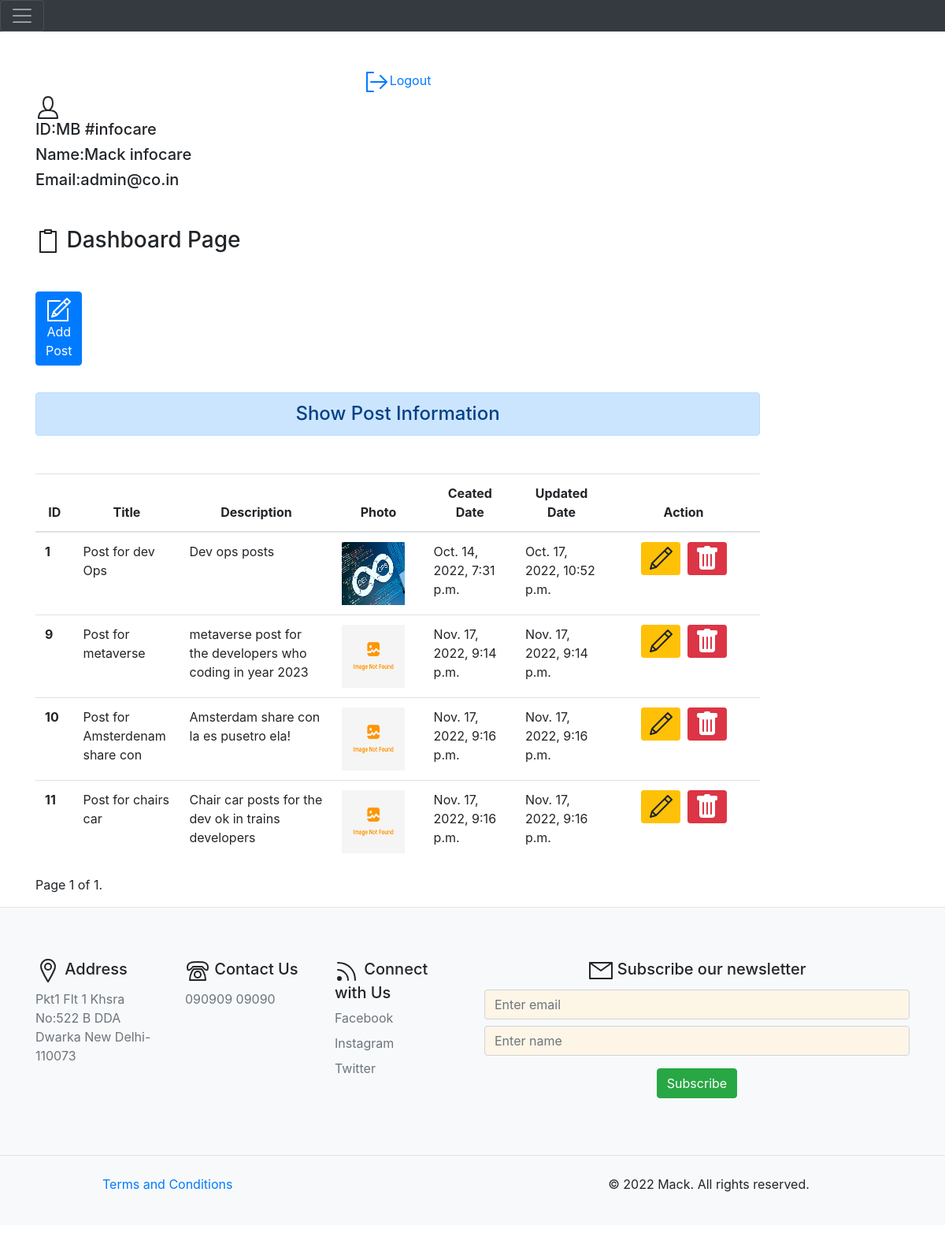
Before: /dashboard/ (signed in) with the older database file.
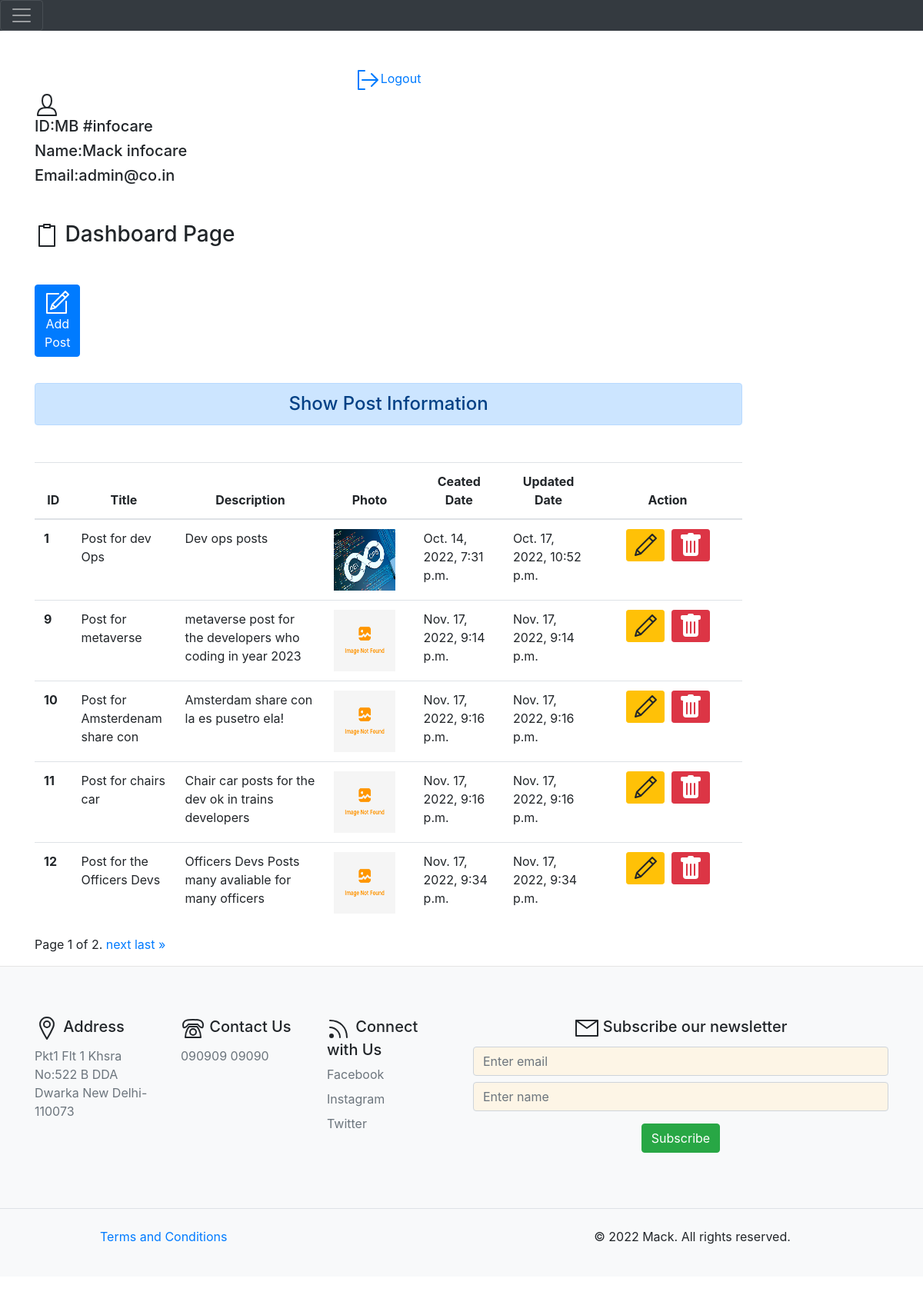
After: the same page with the newer database file.
### blog/models.py (models this page shows, shortened)
class Post(models.Model):
    title = models.CharField(max_length=500)
    description = models.TextField(max_length=500)
    photo = models.ImageField(upload_to='static/images/',blank=True)
    created_at = models.DateTimeField(auto_now_add=True)
    updated_at = models.DateTimeField(auto_now=True)
    class Meta:
        verbose_name = 'Post'
        verbose_name_plural = 'Post'

class Footer(models.Model):
    address = models.TextField(max_length=500)
    contact = PhoneNumberField(blank=True,null=True)
    facebook_link = models.URLField(blank=True,null=True)
    instagram_link = models.URLField(blank=True,null=True)
    twitter_link = models.URLField(blank=True,null=True)
    class Meta:
        verbose_name = 'Footer'
        verbose_name_plural = 'Footer'

### blog/views.py (the view)
# urls.py: path('dashboard/', views.dashboard, name="dashboard"),
def dashboard(request):
    footer = Footer.objects.filter().first()
    if request.user.is_authenticated:
        posts = Post.objects.all()
        paginator = Paginator(posts, 5)
        page_number = request.GET.get('page')
        page_obj = paginator.get_page(page_number)
        user = request.user
        full_name = user.get_full_name()
        email = user.email
        gps = user.groups.all()
        short_name = user.last_name
        def fun(short_name):
            return('#'+short_name)
        return render(request, 'blog/dashboard.html', {'posts': page_obj, 'full_name': full_name, 'groups': gps, 'email': email, 'page_obj': page_obj,'last_name':fun(short_name),'footer':footer})
    else:
        return HttpResponseRedirect('/login/')

### blog/templates/blog/dashboard.html (shortened to what this page needs)
{% extends 'blog/base.html' %}
{% load  static %}
{% block side %}
<div class="col-sm-10">
  <div align="center">
    <a href="{% url 'logout'%}"><svg id="i-signout" xmlns="http://www.w3.org/2000/svg" viewBox="0 0 32 32" width="32" height="32" fill="none" stroke="currentcolor" stroke-linecap="round" stroke-linejoin="round" stroke-width="2">
      <path d="M28 16 L8 16 M20 8 L28 16 20 24 M11 28 L3 28 3 4 11 4" />
    </svg>Logout</a>
  </div>
  <div class="col-sm-2" style="display: contents;>
    <h4 class="my-5">
    <h5>ID:MB {{last_name}}</h5>
    <h5>Name:{{full_name}}</h5>
    <h5>Email:{{email}}</h5>
  </div>
{% endblock side %}
{% block content%}
    <h3 class="my-5"><svg id="i-clipboard" xmlns="http://www.w3.org/2000/svg" viewBox="0 0 32 32" width="32" height="32" fill="none" stroke="currentcolor" stroke-linecap="round" stroke-linejoin="round" stroke-width="2">
      <path d="M12 2 L12 6 20 6 20 2 12 2 Z M11 4 L6 4 6 30 26 30 26 4 21 4" />
  </svg> Dashboard Page</h3>
    <div class="animate">
    <a href="{% url 'add_post'%}" class="btn btn-primary"><svg id="i-compose" xmlns="http://www.w3.org/2000/svg" viewBox="0 0 32 32" width="32" height="32" fill="none" stroke="currentcolor" stroke-linecap="round" stroke-linejoin="round" stroke-width="2">
      <path d="M27 15 L27 30 2 30 2 5 17 5 M30 6 L26 2 9 19 7 25 13 23 Z M22 6 L26 10 Z M9 19 L13 23 Z" />
  </svg> Add Post</a>
  </div>
  <br></br>
    <h4 class="text-center alert alert-primary my-5">Show Post Information</h4>
    {% if posts %}
    <div style="overflow-x:auto;">
    <table class="table table-hover ">
      <thead>
        <tr class="text-center">
          <th scope="col" style="width:5%">ID</th>
          <th scope="col" style="width:12%">Title</th>
          <th scope="col" style="width:20%">Description</th>
          <th scope="col" style="width:12%">Photo</th>
          <th scope="col" style="width:12%">Ceated Date</th>
          <th scope="col" style="width:12%">Updated Date</th>
          <th scope="col" style="width:20%">Action</th>
        </tr>
      </thead>
      <tbody>
        {% if page_obj %}
        {% for post in posts %}
        <tr>
          <th scope="row">{{post.id}}</th>
          <td>{{post.title}}</td>
          <td>{{post.description}}</td>
          {% if post.photo %}
          <td><img src="{{post.photo.url}}" alt="no image found" height=80 width=80></img></td>
          {% else %}
          <td><img src="/static/images/image_not.png" alt="" height=80 width=80></img></td>
          {% endif %}
          <td>{{post.created_at}}</td>
          <td>{{post.updated_at}}</td>
          <td class="text-center">
            <a href="{% url 'update_post' post.id %}" class="btn btn-warning btn-sm"><svg id="i-edit" xmlns="http://www.w3.org/2000/svg" viewBox="0 0 32 32" width="32" height="32" fill="none" stroke="currentcolor" stroke-linecap="round" stroke-linejoin="round" stroke-width="2">
              <path d="M30 7 L25 2 5 22 3 29 10 27 Z M21 6 L26 11 Z M5 22 L10 27 Z" />
          </svg></a>&nbsp;
            {% if  perms.blog.delete_post %}
            <form action="{% url 'delete' post.id %}" method="post" class="d-inline">
            <button class="btn btn-danger btn-sm"></button>
            </form>
          {% endif %}
          </td>
        </tr>
        {% endfor %}
        {% endif %}
      </tbody>
    </table>
   </div>
<div class="pagination">
  <span class="step-links">
      <span class="current">
          Page {{ page_obj.number }} of {{ page_obj.paginator.num_pages }}.
      </span>
      {% if page_obj.has_next %}
          <a href="?page={{ page_obj.next_page_number }}">next</a>
          <a href="?page={{ page_obj.paginator.num_pages }}">last &raquo;</a>
      {% endif %}
  </span>
</div>
    {% else %}
    <h4 class="text-center alert alert-warning">No Data Found</h4>
    {% endif %}
    </div>
</div>
{% endblock content%}

### blog/templates/blog/base.html (shortened to what this page needs)
<!DOCTYPE html>
{% load static %}
<html lang="en">
<head>
    <link rel="stylesheet" href="{% static  'blog/css/bootstrap.css'%}">
    <link rel="stylesheet" href="{% static  'blog/css/style.css'%}">
</head>
<body>
    {% include 'blog/navbar.html' %}
<br>
<div class="container">
<div class="row">
    {% block side%}
    {% endblock side%}
    {% block content%}
    {% endblock content%}
</div>
<div class="fluid bg-light ">
    <div>
    {% include 'blog/footer.html' %}
</body>
</html>

### blog/templates/blog/navbar.html (shortened to what this page needs)
    <nav class="navbar navbar-dark bg-dark" style="padding: inherit;">
      <button class="navbar-toggler" type="button" data-toggle="collapse" data-target="#navbarToggleExternalContent" aria-controls="navbarToggleExternalContent" aria-expanded="false" aria-label="Toggle navigation">
        <span class="navbar-toggler-icon"></span>
      </button>
    </nav>

### blog/templates/blog/footer.html (shortened to what this page needs)
{% load static %}
<footer>
<hr width="100%;" color="white"size="10">
<div class="container">
    <footer class="py-5">
      <div class="row">
        <div class="col-6 col-md-2 mb-3">
          <h5> Address</h5>
            <li <address class="nav-link p-0 text-muted">{{footer.address}}</address></li>
        </div>
        <div class="col-6 col-md-2 mb-3">
          <h5> Contact Us </h5>
          <ol class="nav flex-column">
            <li class="nav-item mb-2"><p class="nav-link p-0 text-muted">{{footer.contact}}</p></li>
          </ol>
        </div>
        <div class="col-6 col-md-2 mb-3">
          <h5><svg id="i-feed" xmlns="http://www.w3.org/2000/svg" viewBox="0 0 32 32" width="32" height="32" fill="none" stroke="currentcolor" stroke-linecap="round" stroke-linejoin="round" stroke-width="2">
            <circle cx="6" cy="26" r="2" fill="currentColor" />
            <path d="M4 15 C11 15 17 21 17 28 M4 6 C17 6 26 15 26 28" />
        </svg> Connect with Us </h5>
          <ul class="nav flex-column">
            <li class="nav-item mb-2"><a href="{{footer.facebook_link}}" class="nav-link p-0 text-muted">Facebook</a></li>
            <li class="nav-item mb-2"><a href="{{footer.instagram_link}}" class="nav-link p-0 text-muted">Instagram</a></li>
            <li class="nav-item mb-2"><a href="{{footer.twitter_link}}" class="nav-link p-0 text-muted">Twitter</a></li>
          </ul>
        </div>
        <div class="col-lg-6 col-md-6" style="display: block;">
        <form enctype="multipart/form-data" method="POST" style="text-align: center;">
            <div class="form-group">
                <h5><svg id="i-mail" xmlns="http://www.w3.org/2000/svg" viewBox="0 0 32 32" width="32" height="32" fill="none" stroke="currentcolor" stroke-linecap="round" stroke-linejoin="round" stroke-width="2">
              <path d="M2 26 L30 26 30 6 2 6 Z M2 6 L16 16 30 6" />
          </svg> Subscribe our newsletter</h5>
                <input type="email" class="form-control"  id="userEmail" placeholder="Enter email" required>
                <input type="text" class="form-control mt-2" id="userName" placeholder="Enter name" required>
            </div>
             <button type="submit" id="submit" class="btn btn-success">Subscribe</button>
        </form>
    </div>
</body>
</html>
      <div class="d-flex flex-column flex-sm-row justify-content-between py-4 my-4 border-top">
        <div class="col-md-5 offset-md-1 mb-3">
          <a href="{% url 'terms'%}" class="col-6 col-md-2 mb-3">Terms and Conditions</a>
      </div>
        <p>&copy; 2022 Mack. All rights reserved.</p>
      </div>
    </body>
  </html>

### blog/static/blog/css/style.css (style rules this page uses)
.form-control, .form-control:focus { background-color: oldlace; }

### blog/templates/blog/dashboard.html (style rules this page uses)
.animate { height: 32px; width: 32px; transition: width 2s; }

Changed rows visible on the page:
added Post: id "12", title "Post for the Officers Devs", description "Officers Devs Posts many avaliable for many officers", created_at "Nov. 17, 2022, 9:34 p.m.", updated_at "Nov. 17, 2022, 9:34 p.m."
Other visible differences:
{{ page_obj.paginator.num_pages }}: "1" → "2"
text now shown: "next last »"
